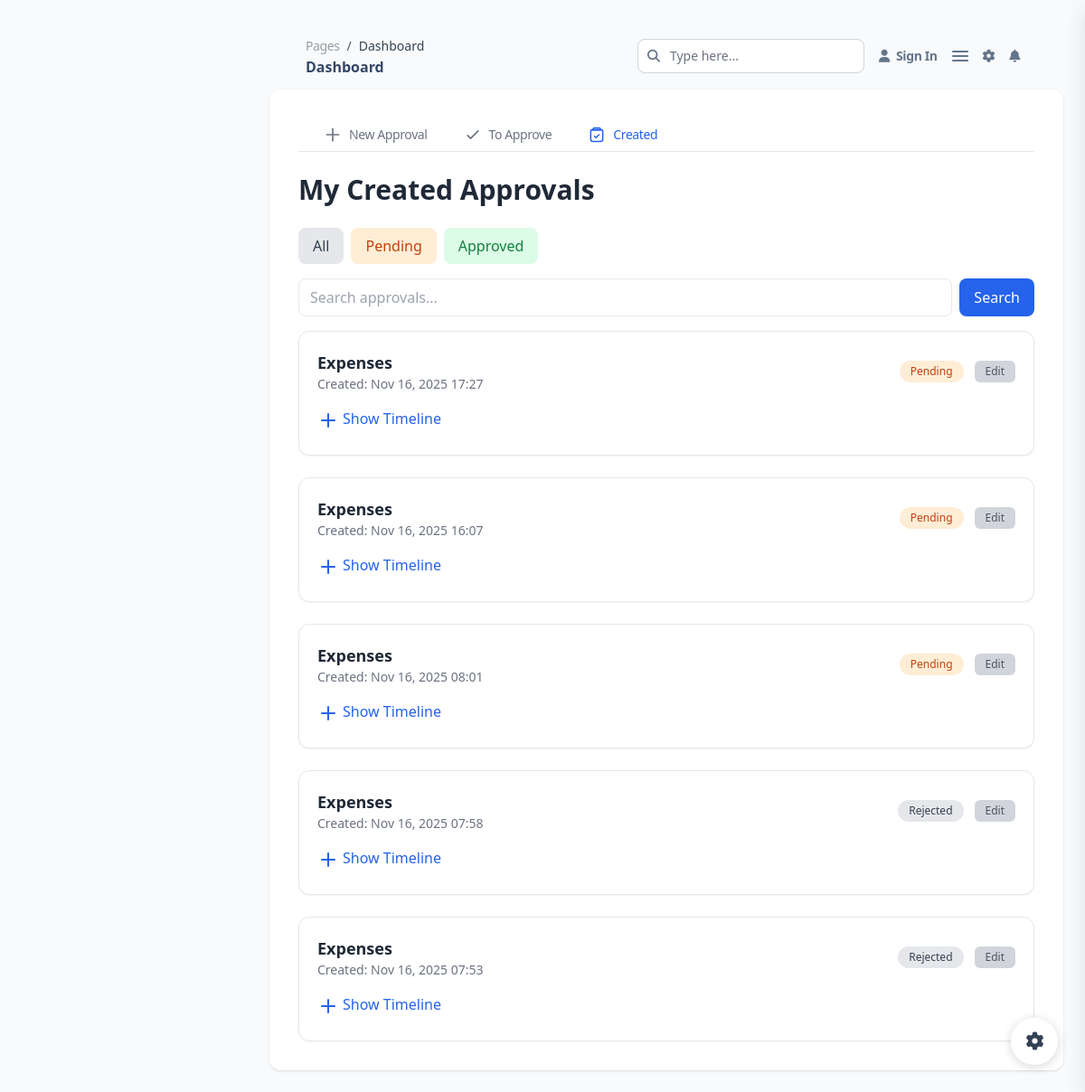
The app's page /approvals/my-created/ (signed in), older data.
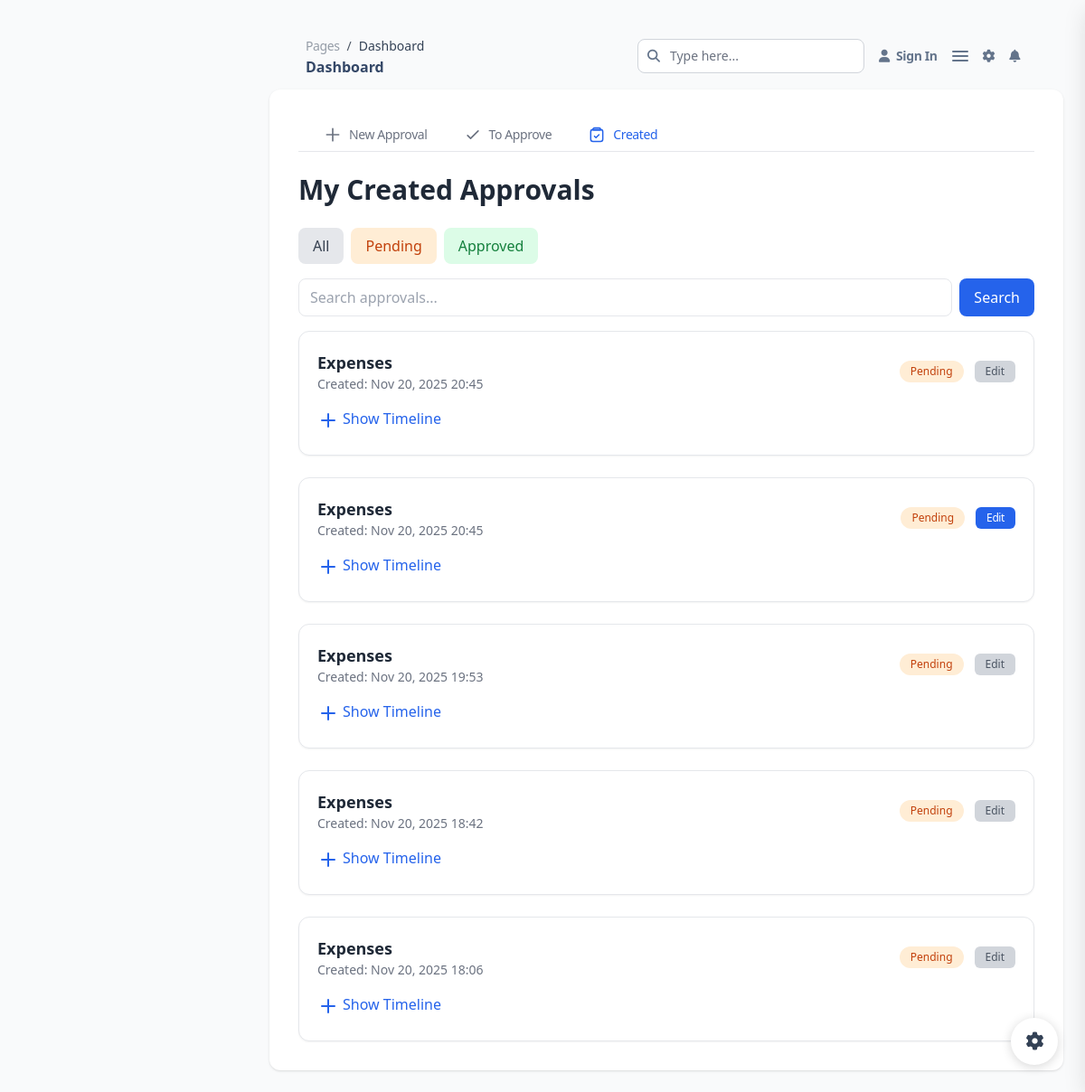
The same page, newer data.
### approvals/models.py (models this page shows, shortened)
class ApprovalRecord(models.Model):
    STATUS_CHOICES = [
        ("pending", "Pending"),
        ("approved", "Approved"),
        ("rejected", "Rejected"),
        ("notified", "Notified"),
    ]
    approval_type = models.ForeignKey(ApprovalType, on_delete=models.CASCADE)
    approver = models.ForeignKey(Employee, on_delete=models.CASCADE, related_name="approvals")
    creator = models.ForeignKey(Employee, on_delete=models.CASCADE, related_name="created_approvals")
    content_type = models.ForeignKey(ContentType, on_delete=models.CASCADE, blank=True, null=True)
    object_id = models.PositiveIntegerField(blank=True, null=True)
    content_object = GenericForeignKey("content_type", "object_id")
    level = models.PositiveIntegerField(default=1)
    status = models.CharField(max_length=20, choices=STATUS_CHOICES, default="pending")
    comment = models.TextField(blank=True, null=True)
    approved_at = models.DateTimeField(blank=True, null=True)
    is_proper_approver = models.BooleanField(default=True)
    was_notified = models.BooleanField(default=False)
    rich_content = HTMLField(blank=True, null=True)
    created_at = models.DateTimeField(auto_now_add=True)
    updated_at = models.DateTimeField(auto_now=True)

class ApprovalType(models.Model):
    name = models.CharField(max_length=100, unique=True)
    description = models.TextField(blank=True, null=True)

### approvals/web/views.py (the view)
# urls.py: path("my-created/", web_views.my_created_approvals, name="my-created-approvals"),
def my_created_approvals(request):
    try:
        user = Employee.objects.get(employee_code=request.user.username)
    except ObjectDoesNotExist:
        return render(request, "approvals/my_created_approvals.html", {
            "items": [],
            "error": "No employee record found for your account. Please contact HR or create your profile."
        })
    approvals = ApprovalRecord.objects.filter(creator=user).select_related(
        "approval_type", "approver", "creator"
    ).prefetch_related("approval_type__flows").order_by("-created_at")[:5]
    items = build_approval_timeline(approvals)
    return render(request, "approvals/my_created_approvals.html", {
        "items": items,
        "error": None
    })

### approvals/templates/approvals/my_created_approvals.html (shortened to what this page needs)
{% extends "configs/base.html" %}
{% load static %}
{% block content %}
<main class="ease-soft-in-out xl:ml-68.5 p-4 sm:p-6">
  {% include 'configs/partials/main-top-nav.html' %}
  <div class="bg-white rounded-xl shadow p-6 sm:p-8 max-w-6xl w-full mx-auto">
    {% include 'approvals/partials/approval_tabs.html' %}
    <h6 class="text-2xl sm:text-3xl font-semibold mb-6 text-gray-800">My Created Approvals</h6>
    <div class="flex flex-wrap gap-2 mb-4">
      <button
        hx-get="{% url 'search-my-created-approvals' %}?filter=all"
        hx-target="#approvals-list"
        hx-indicator="#spinner"
        class="filter-btn px-4 py-2 rounded-lg bg-gray-200 text-gray-700 hover:bg-gray-300">
        All
      </button>
      <button
        hx-get="{% url 'search-my-created-approvals' %}?filter=pending"
        hx-target="#approvals-list"
        hx-indicator="#spinner"
        class="filter-btn px-4 py-2 rounded-lg bg-orange-100 text-orange-700 hover:bg-orange-200">
        Pending
      </button>
      <button
        hx-get="{% url 'search-my-created-approvals' %}?filter=approved"
        hx-target="#approvals-list"
        hx-indicator="#spinner"
        class="filter-btn px-4 py-2 rounded-lg bg-green-100 text-green-700 hover:bg-green-200">
        Approved
      </button>
    </div>
    <div class="mb-4">
      <form id="search-form" hx-get="{% url 'search-my-created-approvals' %}" hx-target="#approvals-list" hx-indicator="#spinner" class="flex flex-col sm:flex-row gap-2">
        <input
          type="text"
          name="search"
          placeholder="Search approvals..."
          class="flex-1 border rounded-lg px-3 py-2 focus:outline-none focus:ring-2 focus:ring-blue-500"
        >
        <button type="submit" class="px-4 py-2 bg-blue-600 text-white rounded-lg hover:bg-blue-700 transition">
          Search
        </button>
      </form>
    </div>
    <div id="approvals-list">
  {% if error %}
    <div class="bg-red-100 border border-red-400 text-red-700 px-4 py-3 rounded relative mb-4" role="alert">
      <strong class="font-bold">Error:</strong>
      <span class="block sm:inline">{{ error }}</span>
    </div>
  {% else %}
    {% include "approvals/partials/my_created_approvals_list.html" %}
  {% endif %}
</div>
  </div>
</main>
{% endblock %}

### approvals/templates/approvals/partials/my_created_approvals_list.html (shortened to what this page needs)
{% if items %}
<div class="space-y-6">
  {% for item in items %}
  <div class="border rounded-xl p-5 shadow-sm bg-white">
    <div class="flex flex-col sm:flex-row justify-between items-start sm:items-center mb-4 w-full">
      <div>
        <p class="text-lg font-semibold text-gray-800">
          {{ item.approval.approval_type.name }}
        </p>
        <p class="text-sm text-gray-500">
          Created: {{ item.approval.created_at|date:"M d, Y H:i" }}
        </p>
      </div>
      <div class="flex items-center gap-3 mt-3 sm:mt-0">
        <span class="flex items-center gap-1 text-xs px-3 py-1 rounded-full
          {% if item.approval.status == 'approved' %} bg-green-100 text-green-700
          {% elif item.approval.status == 'pending' %} bg-orange-100 text-orange-700
          {% else %} bg-gray-200 text-gray-700 {% endif %}">
          {{ item.approval.status|title }}
        </span>
  {% if item.approval.level == 1 and item.approval.status == 'pending' %}
    <a href="{% url 'edit-approval' item.approval.id %}"
       class="text-xs px-3 py-1 bg-blue-600 text-white rounded-md hover:bg-blue-700 transition">
      Edit
    </a>
  {% else %}
    <button disabled
            class="text-xs px-3 py-1 bg-gray-300 text-gray-600 rounded-md cursor-not-allowed">
      Edit
    </button>
  {% endif %}
      </div>
    </div>
    <div x-data="{ open: false }" class="mt-3">
      <button @click="open = !open"
              class="flex items-center gap-2 text-blue-600 hover:underline mb-2">
        <svg x-show="!open" class="h-5 w-5" fill="none" stroke="currentColor">
          <path stroke-linecap="round" stroke-linejoin="round" stroke-width="2"
                d="M12 5v14m7-7H5" />
        </svg>
        Show Timeline
      </button>
    </div>
  </div>
  {% endfor %}
</div>
{% else %}
<p class="text-gray-500 text-center py-6">No approvals found.</p>
{% endif %}

Row changes from the older to the newer data that the page shows:
no longer on this page (row unchanged): ApprovalRecord: approval.approval_type.name "Expenses", approval.created_at "Nov 16, 2025 17:27", approval.status "Pending", level "Edit"
no longer on this page (row unchanged): ApprovalRecord: approval.approval_type.name "Expenses", approval.created_at "Nov 16, 2025 16:07", approval.status "Pending", level "Edit"
no longer on this page (row unchanged): ApprovalRecord: approval.approval_type.name "Expenses", approval.created_at "Nov 16, 2025 08:01", approval.status "Pending", level "Edit"
no longer on this page (row unchanged): ApprovalRecord: approval.approval_type.name "Expenses", approval.created_at "Nov 16, 2025 07:58", approval.status "Rejected", level "Edit"
no longer on this page (row unchanged): ApprovalRecord: approval.approval_type.name "Expenses", approval.created_at "Nov 16, 2025 07:53", approval.status "Rejected", level "Edit"
added ApprovalRecord: approval.approval_type.name "Expenses", approval.created_at "Nov 20, 2025 20:45", approval.status "Pending", level "Edit"
added ApprovalRecord: approval.approval_type.name "Expenses", approval.created_at "Nov 20, 2025 20:45", approval.status "Pending", level "Edit"
added ApprovalRecord: approval.approval_type.name "Expenses", approval.created_at "Nov 20, 2025 19:53", approval.status "Pending", level "Edit"
added ApprovalRecord: approval.approval_type.name "Expenses", approval.created_at "Nov 20, 2025 18:42", approval.status "Pending", level "Edit"
added ApprovalRecord: approval.approval_type.name "Expenses", approval.created_at "Nov 20, 2025 18:06", approval.status "Pending", level "Edit"
